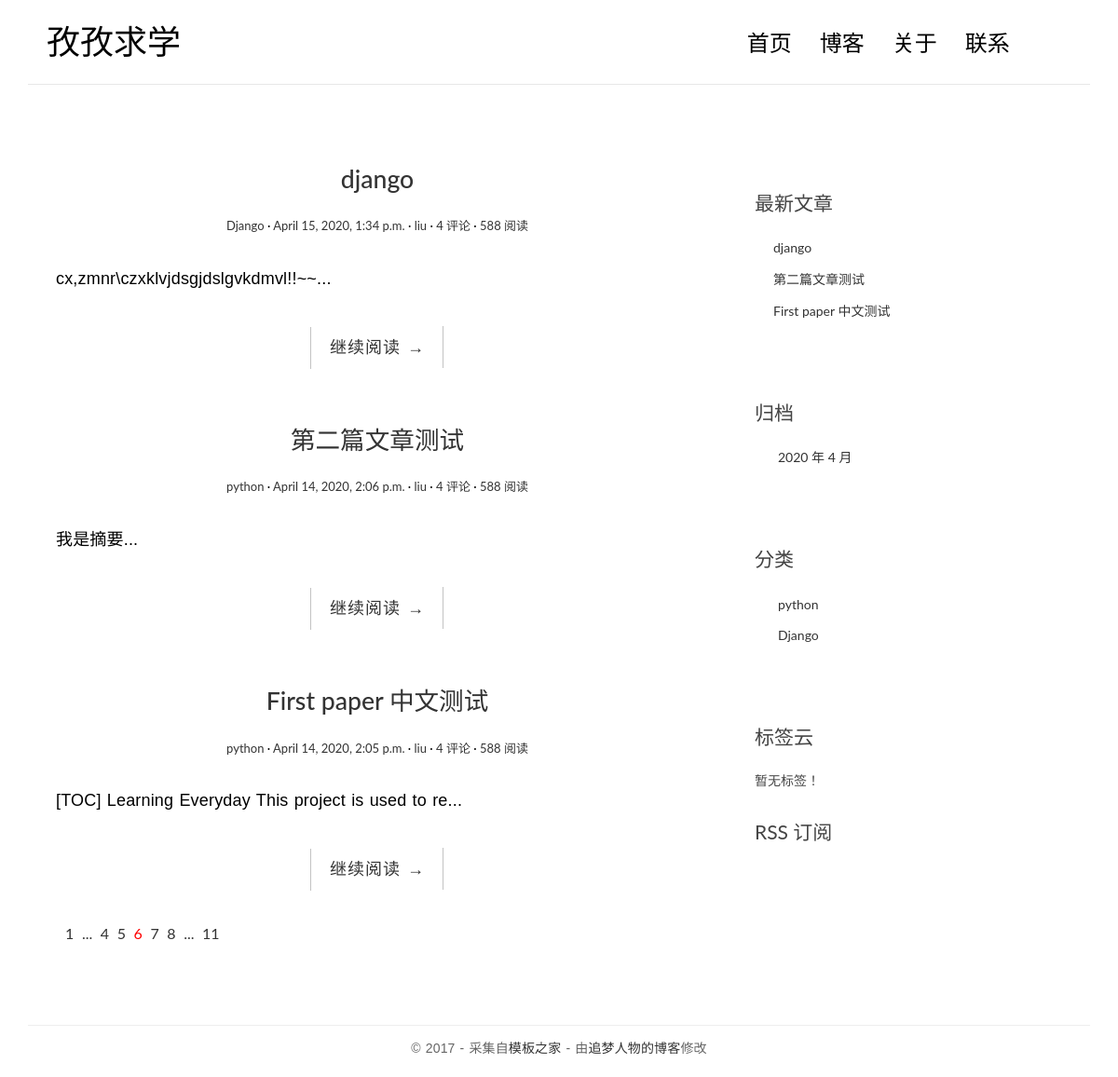
The page / on the database its author committed.
### blog/models.py (models this page shows, shortened)
class Post(models.Model):
    title = models.CharField('标题', max_length=70)
    body = models.TextField('正文')
    created_time = models.DateTimeField('创建时间', default=timezone.now)
    modified_time = models.DateTimeField('修改时间')
    excerpt = models.CharField('摘要', max_length=200, blank=True)
    category = models.ForeignKey(Category, verbose_name='分类', on_delete=models.CASCADE)
    tags = models.ManyToManyField(Tag, verbose_name='标签', blank=True)
    author = models.ForeignKey(User, verbose_name='作者', on_delete=models.CASCADE)
    class Meta:
        verbose_name = '文章'
        verbose_name_plural = verbose_name
        ordering = ['-created_time']
    def get_absolute_url(self):
        return reverse('blog:detail', kwargs={'pk': self.pk})

class Category(models.Model):
    name = models.CharField(max_length=100)
    class Meta:
        verbose_name = '分类'
        verbose_name_plural = verbose_name

### blog/views.py (the view)
# urls.py: path('', views.index, name='index'),
def index(request):
    post_list = Post.objects.all().order_by('-created_time')
    return render(request, 'blog/index.html', context={'post_list': post_list})

### blog/templatetags/blog_extras.py (called while the page is built)
@register.inclusion_tag('blog/inclusions/_recent_posts.html', takes_context=True)
def show_recent_posts(context, num=5):
    return {
        'recent_post_list': Post.objects.all().order_by('-created_time')[:num],
    }

@register.inclusion_tag('blog/inclusions/_archives.html', takes_context=True)
def show_archives(context):
    return {
        'date_list': Post.objects.dates('created_time', 'month', order='DESC'),
    }

@register.inclusion_tag('blog/inclusions/_categories.html', takes_context=True)
def show_categories(context):
    return {
        'category_list': Category.objects.all(),
    }

@register.inclusion_tag('blog/inclusions/_tags.html', takes_context=True)
def show_tags(context):
    return {
        'tag_list': Tag.objects.all(),
    }

### templates/blog/index.html
<!DOCTYPE html>
{% extends 'base.html' %}
                {% block main %}
              {% for post in post_list %}
                <article class="post post-{{ post.pk }}">
                    <header class="entry-header">
                        <h1 class="entry-title">
                            <a href="{{ post.get_absolute_url }}">{{ post.title }}</a>
                        </h1>
                        <div class="entry-meta">
  <span class="post-category"><a href="#">{{ post.category.name }}</a></span>
  <span class="post-date"><a href="#"><time class="entry-date"
                                            datetime="{{ post.created_time }}">{{ post.created_time }}</time></a></span>
  <span class="post-author"><a href="#">{{ post.author }}</a></span>
                            <span class="comments-link"><a href="#">4 评论</a></span>
                            <span class="views-count"><a href="#">588 阅读</a></span>
                        </div>
                    </header>
  <div class="entry-content clearfix">
      <p>{{ post.excerpt }}...</p>
      <div class="read-more cl-effect-14">
          <a href="{{ post.get_absolute_url }}" class="more-link">继续阅读 <span class="meta-nav">→</span></a>
      </div>
  </div>
                </article>
              {% empty %}
                <div class="no-post">暂时还没有发布的文章！</div>
              {% endfor %}
                <div class="pagination">
                    <ul>
                        <li><a href="">1</a></li>
                        <li><a href="">...</a></li>
                        <li><a href="">4</a></li>
                        <li><a href="">5</a></li>
                        <li class="current"><a href="">6</a></li>
                        <li><a href="">7</a></li>
                        <li><a href="">8</a></li>
                        <li><a href="">...</a></li>
                        <li><a href="">11</a></li>
                    </ul>
                </div>
{% endblock main %}

### templates/blog/inclusions/_recent_posts.html
<div class="widget widget-recent-posts">
  <h3 class="widget-title">最新文章</h3>
  <ul>
    {% for post in recent_post_list %}
      <li>
        <a href="{{ post.get_absolute_url }}">{{ post.title }}</a>
      </li>
    {% empty %}
      暂无文章！
    {% endfor %}
  </ul>
</div>

### templates/blog/inclusions/_categories.html
<div class="widget widget-category">
  <h3 class="widget-title">分类</h3>
  <ul>
    {% for category in category_list %}
<li>
  <a href="{% url 'blog:category' category.pk %}">{{ category.name }}</a>
</li>
    {% endfor %}
  </ul>
</div>

### blog/static/blog/css/custom.css (style rules this page uses)
* { outline: none; }
h1, h2, h3, h4, h5, h6 { margin-top: 0; }
a { color: #333; }
body { color: #444; font-family: 'Lato', sans-serif; }
p { font-family: 'Ubuntu', sans-serif; font-weight: 400; word-spacing: 1px; letter-spacing: 0.01em; }
.post { background: #fff; padding: 30px 30px 0; }
.entry-title { text-align: center; font-size: 1.9em; margin-bottom: 20px; line-height: 1.6; padding: 10px 20px 0; }
.entry-meta { text-align: center; color: #DDDDDD; font-size: 13px; margin-bottom: 30px; }
.entry-content { font-size: 18px; line-height: 1.9; font-weight: 300; color: #000; }
.post-category::after, .post-date::after, .post-author::after, .comments-link::after { content: ' ·'; color: #000; }
.read-more { font-family: 'Ubuntu', sans-serif; font-weight: 400; word-spacing: 1px; letter-spacing: 0.01em; text-align: center; margin-top: 20px; }
.cl-effect-14 a { padding: 0 20px; height: 45px; line-height: 45px; position: relative; display: inline-block; margin: 15px 25px; letter-spacing: 1px; font-weight: 400; text-shadow: 0 0 1px rgba(255, 255, 255, 0.3); }
.cl-effect-14 a::before, .cl-effect-14 a::after { position: absolute; width: 45px; height: 1px; background: #C3C3C3; content: ''; -webkit-transition: all 0.3s; -moz-transition: all 0.3s; transition: all 0.3s; pointer-events: none; }
.cl-effect-14 a::before { top: 0; left: 0; -webkit-transform: rotate(90deg); -moz-transform: rotate(90deg); transform: rotate(90deg); -webkit-transform-origin: 0 0; -moz-transform-origin: 0 0; transform-origin: 0 0; }
.cl-effect-14 a::after { right: 0; bottom: 0; -webkit-transform: rotate(90deg); -moz-transform: rotate(90deg); transform: rotate(90deg); -webkit-transform-origin: 100% 0; -moz-transform-origin: 100% 0; transform-origin: 100% 0; }
.widget { background: #fff; padding: 30px 0 0; }
.widget-title { font-size: 1.5em; margin-bottom: 20px; line-height: 1.6; padding: 10px 0 0; font-weight: 400; }
.widget-recent-posts ul { padding: 0; margin: 0; padding-left: 20px; }
.widget-recent-posts ul li { list-style-type: none; position: relative; line-height: 170%; margin-bottom: 10px; }
.widget-recent-posts ul li::before { content: '\f3d3'; font-family: "Ionicons"; position: absolute; left: -17px; top: 3px; font-size: 16px; color: #000; }
.widget-category ul { padding: 0; margin: 0; padding-left: 25px; }
.widget-category ul li { list-style-type: none; position: relative; line-height: 170%; margin-bottom: 10px; }
.widget-category ul li::before { content: '\f3fe'; font-family: "Ionicons"; position: absolute; left: -25px; top: 1px; font-size: 18px; color: #000; }
.pagination ul { list-style: none; }
.pagination ul li { display: inline-block; font-size: 16px; margin-right: 5px; }
.current a { color: red; }

### rows shown on the page
Post: title "django", category.name "Django", created_time "April 15, 2020, 1:34 p.m.", author "liu", excerpt "cx,zmnr\\czxklvjdsgjdslgvkdmvl!!~~"
Post: title "第二篇文章测试", category.name "python", created_time "April 14, 2020, 2:06 p.m.", author "liu", excerpt "我是摘要"
Post: title "First paper 中文测试", category.name "python", created_time "April 14, 2020, 2:05 p.m.", author "liu", excerpt "[TOC] Learning Everyday This project is used to re"
Category: name "python"
Category: name "Django"

### other values the page prints
{{ date.year }} "2020"
{{ date.month }} "4"
